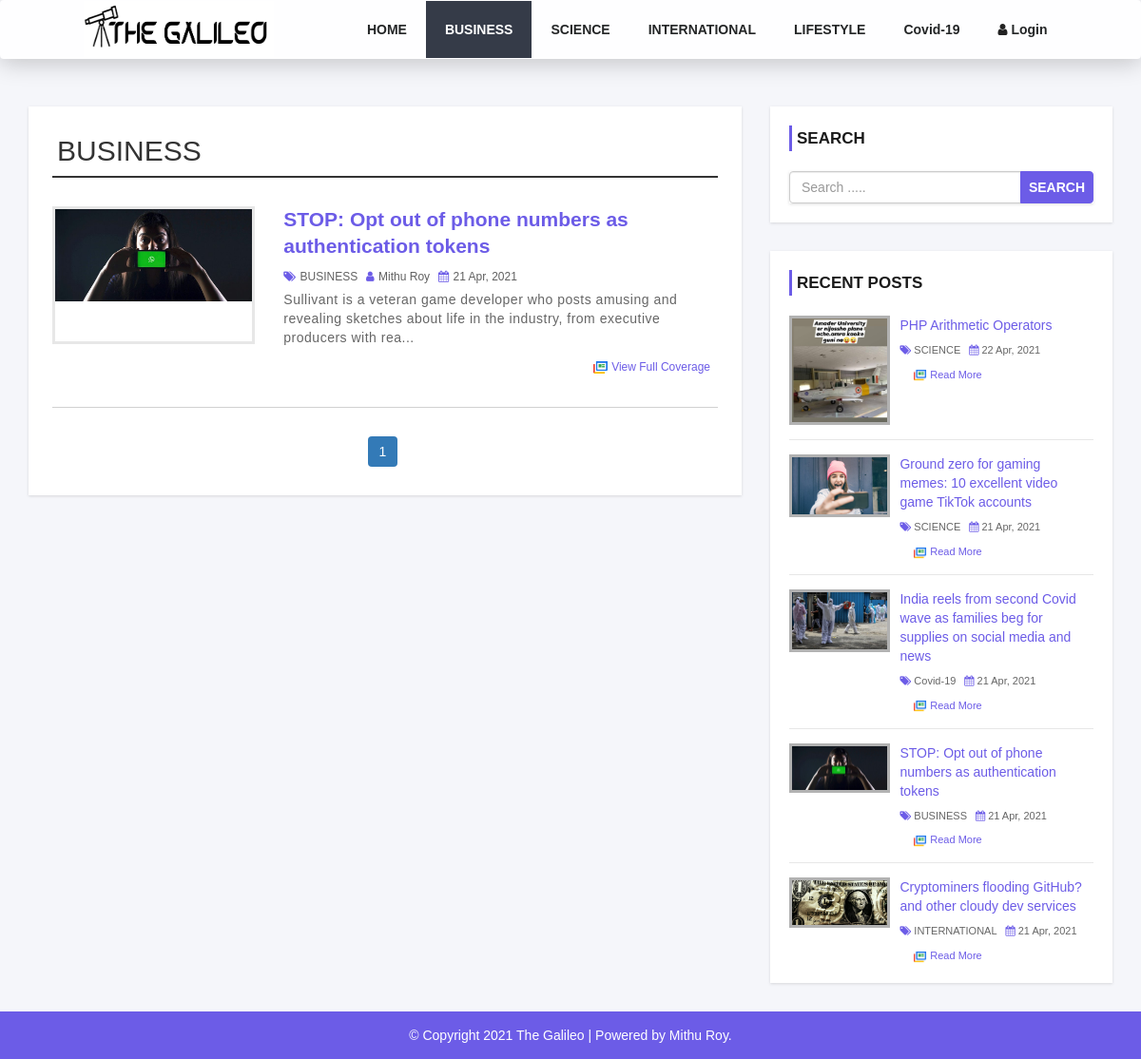
/category.php?cid=30, run on the app's committed database.
### tables this page shows
CREATE TABLE `settings` (
  `settings_id` int(11) NOT NULL,
  `web_logo` varchar(255) NOT NULL,
  `footer_description` varchar(255) NOT NULL
);

CREATE TABLE `category` (
  `category_id` int(11) NOT NULL,
  `category_name` varchar(100) NOT NULL,
  `post` int(11) NOT NULL DEFAULT 0
);

CREATE TABLE `post` (
  `post_id` int(11) NOT NULL,
  `title` varchar(100) NOT NULL,
  `description` text NOT NULL,
  `category` varchar(100) NOT NULL,
  `post_date` varchar(50) NOT NULL,
  `author` int(11) NOT NULL,
  `post_img` varchar(255) NOT NULL
);

CREATE TABLE `user` (
  `user_id` int(10) UNSIGNED NOT NULL,
  `first_name` varchar(30) NOT NULL,
  `last_name` varchar(30) NOT NULL,
  `username` varchar(30) DEFAULT NULL,
  `password` varchar(255) DEFAULT NULL,
  `role` int(11) NOT NULL
);

### category.php (the view, shortened to what this page needs)
<?php include 'news-header.php'; ?>
    <div id="main-content">
      <div class="container">
        <div class="row">
            <div class="col-md-8">
                <div class="post-container">
                    <?php
                        if(isset($_GET['cid'])){
                            $cat_id = $_GET['cid'];
                        }
                        $headingSql = "SELECT category_name FROM category WHERE category_id = {$cat_id};";
                        $headingResult = mysqli_query($conn, $headingSql) or die("Query Failed");
                        $headingRow = mysqli_fetch_assoc($headingResult);
                    ?>
                  <h2 class="page-heading"><?php echo $headingRow['category_name']; ?></h2>
                  <?php
                            $limit = 3;
                            if(isset($_GET['page'])){
                                $page = $_GET['page'];
                            }else{
                                $page = 1;
                            }
                            $offset = ($page - 1) * $limit;
                            $sql = "SELECT post.post_id, post.title, post.description, post.post_date,post.category,post.author,
                            post.post_img, category.category_name, user.username, user.first_name, user.last_name
                            FROM post
                            LEFT JOIN category ON post.category = category.category_id
                            LEFT JOIN user ON post.author = user.user_id
                            WHERE category = {$cat_id}
                            ORDER BY post.post_id DESC LIMIT {$offset}, {$limit}";
                            $result = mysqli_query($conn, $sql) or die("Query Failed News Report");
                            if(mysqli_num_rows($result) > 0 ){
                                while($row = mysqli_fetch_assoc($result)){
                        ?>
                    <div class="post-content">
                            <div class="row">
                                <div class="col-md-4">
                                    <a class="post-img" href="single.php?postId=<?php echo $row['post_id']; ?>"><img src="admin/upload/<?php echo $row['post_img']; ?>" alt=""/></a>
                                </div>
                                <div class="col-md-8">
                                    <div class="inner-content clearfix">
                                        <h3><a href='single.php?postId=<?php echo $row['post_id']; ?>'><?php echo $row['title']; ?></a></h3>
                                        <div class="post-information">
                                            <span>
                                                <i class="fa fa-tags" aria-hidden="true"></i>
                                                <a href='category.php?cid=<?php echo $row['category']; ?>'><?php echo $row['category_name']; ?></a>
                                            </span>
                                            <span>
                                                <i class="fa fa-user" aria-hidden="true"></i>
                                                <a href='author.php?auth=<?php echo $row['author']; ?>'><?php echo $row['first_name']. ' '; ?><?php echo $row['last_name']; ?></a>
                                            </span>
                                            <span>
                                                <i class="fa fa-calendar" aria-hidden="true"></i>
                                                <?php echo $row['post_date']; ?>
                                            </span>
                                        </div>
                                        <p class="description">
                                        <?php echo substr($row['description'],0,140)."..."; ?>
                                        </p>
                                        <a class='read-more pull-right' href='single.php?postId=<?php echo $row['post_id']; ?>'><img src="images/readmore.webp" alt="" id="fullcoverage"> View Full Coverage</a>
                                    </div>
                                </div>
                            </div>
                        </div>
                        <?php
                                }
                            }else{
                                echo "<h2>No Record Fund!</h>";
                            }
                        ?>
                        <?php
                            $queryForPage = "SELECT * FROM post WHERE category = {$cat_id};";
                            $pageResult = mysqli_query($conn, $queryForPage) or die("Query Failed");
                            if(mysqli_num_rows($pageResult) > 0){
                                $totalRecord = mysqli_num_rows($pageResult);
                                $totalPage = ceil($totalRecord/$limit);
                                echo '<ul class="pagination admin-pagination">';
                                for($i=1; $i<=$totalPage; $i++){
                                    if($i==$page){
                                        $active = "active";
                                    }
                                    else{
                                        $active ="";
                                    }
                                    echo '<li class="'.$active.'"><a href="category.php?cid='.$cat_id.'&page='. $i. ' "> '. $i. '</a></li>' ;
                                }
                                echo '</ul>';
                            }
                            ?>
                </div>
            </div>
            <?php include 'sidebar.php'; ?>
        </div>
      </div>
    </div>
<?php include 'footer.php'; ?>

### news-header.php (shortened to what this page needs)
<?php
 require("database.php");
?>
<!DOCTYPE html>
<html lang="en">
<head>
    <link rel="stylesheet" href="css/bootstrap.min.css" />
    <link rel="stylesheet" href="css/font-awesome.css">
    <link rel="stylesheet" href="css/style.css">
    <link rel="stylesheet" href="css/navbar-style.css" />
</head>
<body>
<header>
        <nav class="navbar">
        <?php
                $sql = "SELECT * FROM settings" ;
                $result = mysqli_query($conn, $sql) or die("Query Failed Settings");
                if(mysqli_num_rows($result) > 0 ){
                    while($row = mysqli_fetch_assoc($result)){
            ?>
            <div class="logo"><a href="index.php"><img  src="admin/images/<?php echo $row['web_logo']; ?>" height="150px"></a></div>
            <?php
            }
                }
            ?>
            <div class="navbar-links">
                <ul>
                <li><a href="index.php" class="" >HOME</a></li>
                    <?php
                        $cat_id = "";
                        if(isset($_GET['cid'])){
                            $cat_id = $_GET['cid'];
                        }
                        $categorySql = "SELECT * FROM category WHERE post>0";
                        $getResult = mysqli_query($conn, $categorySql) or die("Query Filed");;
                        if(mysqli_num_rows($getResult)>0){
                            while($row = mysqli_fetch_assoc($getResult)){
                    ?>
                    <li><a class="<?php if($cat_id == $row['category_id'] ){echo  "autoHover"; } else{echo "";}  ?>" href="category.php?cid=<?php echo $row['category_id']; ?>"><?php echo $row['category_name']; ?></a></li>
                    <?php
                       }
                    }
                    ?>
                    <li><a href="admin/index.php" class="admin-logout" ><i class='fa fa-user'></i> Login</a></li>
                </ul>
            </div>
        </nav>
    </header>

### sidebar.php
<div id="sidebar" class="col-md-4">
    <div class="search-box-container">
        <h4>Search</h4>
        <form class="search-post" action="search.php" method ="GET">
            <div class="input-group">
                <input type="text" name="search" class="form-control" placeholder="Search .....">
                <span class="input-group-btn">
                    <button type="submit" class="btn btn-danger">Search</button>
                </span>
            </div>
        </form>
    </div>
    <div class="recent-post-container">
        <h4>Recent Posts</h4>
        <?php
             $resentSqlPost = "SELECT post.post_id, post.title, post.description, post.post_date,post.category,
            post.post_img, category.category_id, category.category_name, user.username, user.first_name, user.last_name
             FROM post
            LEFT JOIN category ON post.category = category.category_id
            LEFT JOIN user ON post.author = user.user_id
            ORDER BY post.post_id DESC LIMIT 5";
            $result = mysqli_query($conn, $resentSqlPost) or die("Query Failed");
            if(mysqli_num_rows($result) > 0 ){
                while($row = mysqli_fetch_assoc($result)){
        ?>
        <div class="recent-post">
            <a class="post-img" href="single.php?postId=<?php echo $row['post_id']; ?>">
                <img src="admin/upload/<?php echo $row['post_img']; ?>" alt=""/>
            </a>
            <div class="post-content">
                <h5><a href="single.php?postId=<?php echo $row['post_id']; ?>"><?php echo $row['title']; ?></a></h5>
                <span>
                    <i class="fa fa-tags" aria-hidden="true"></i>
                    <a href="category.php?cid=<?php echo $row['category_id']; ?>"><?php echo $row['category_name']; ?></a>
                </span>
                <span>
                    <i class="fa fa-calendar" aria-hidden="true"></i>
                    <?php echo $row['post_date']; ?>
                </span>
                <a class="read-more" href="single.php?postId=<?php echo $row['post_id']; ?>"><img src="images/readmore.webp" alt="" id="fullcoverage">  read more</a>
            </div>
        </div>
        <?php
             }
        }else{
            echo "<h2>No Record Fund!</h>";
         }
        ?>
    </div>
</div>

### footer.php (shortened to what this page needs)
<div id ="footer">
    <div class="container">
        <div class="row">
            <div class="col-md-12">
                    <?php
                        $sql = "SELECT * FROM settings" ;
                        $result = mysqli_query($conn, $sql) or die("Query Failed Settings");
                        if(mysqli_num_rows($result) > 0 ){
                            while($row = mysqli_fetch_assoc($result)){
                    ?>
                    <span> <?php echo $row['footer_description']; ?></span>
                    <?php
                    }
                        }
                    ?>
            </div>
        </div>
    </div>
</div>
</body>
</html>

### css/style.css (style rules this page uses)
body { background: #f5f6fa; font-family: sans-serif,arial,Helvetica; }
a, a:hover, a:focus { text-decoration: none; outline: none; }
ul { margin:0; padding:0; list-style:none; }
h2.page-heading { margin: 5px 0 30px; padding: 0 5px 10px; border-bottom: 2px solid #333; }
form { background: #fff; padding: 25px; box-shadow:0 1px 3px rgba(0, 0, 0, 0.13); }
#main-content { padding: 30px 0; min-height: 750px; }
#main-content .post-container { background-color: #fff; padding: 25px; box-shadow: 0 1px 3px rgba(0, 0, 0, 0.13); }
#main-content .post-content { border-bottom: 1px solid #d1d1d1; padding: 0 0 30px; margin-bottom:30px; }
#main-content .post-content img { width: 100%; }
#main-content .post-content .inner-content img { width: 17px; height: 17px; }
#main-content .post-content .post-img { border: 3px solid #e7e7e7; display: block; height: 145px; overflow: hidden; transition: border .3s; }
#main-content .post-content h3 { font-size: 21px; line-height: 28px; font-weight: 600; margin: 0 0 7px; }
#main-content .post-content h3 a { color: #6c5ce7; transition:all 0.3s; }
#main-content .post-content .post-information span { color: #606060; font-size: 12px; text-transform: capitalize; margin: 0 5px 5px 0; display: inline-block; }
#main-content .post-content .post-information i { color: #6c5ce7; margin-right: 1px; }
#main-content .post-content .post-information a { color: #606060; text-decoration: none; }
#main-content .post-content p, #main-content .single-post p { color: #666; font-size: 14px; letter-spacing: 0.5px; margin:0 0 10px; }
#main-content .post-content a.read-more { color: #6c5ce7; background: transparent; font-size: 12px; text-transform: capitalize; padding: 3px 8px; transition: all 0.3s; }
.pagination { display: block; text-align: center; margin: 0; }
.pagination li { display:inline-block; margin: 0 5px 0 0; }
.pagination li a { border: none; background: #6c5ce7; color: #fff; }
i.fa { color:#222; }
#sidebar h4 { color: #1A1A1A; font-size: 17px; line-height: 27px; font-weight:600; text-transform: uppercase; padding: 0 0 0 5px; margin: 0 0 21px; border-left: 3px solid #6c5ce7; }
#sidebar .search-box-container { background-color: #fff; padding: 20px; margin: 0 0 30px; box-shadow: 0 1px 3px rgba(0, 0, 0, 0.13); }
#sidebar .search-post { padding: 0; }
#sidebar .search-post input { color: #606060; }
#sidebar .search-post .btn { font-weight: 600; text-transform: uppercase; padding: 6px 8px; background-color: #6c5ce7; border-color: #6c5ce7; color: #ffffff; outline: none; transition: all 0.3s; }
#sidebar .recent-post-container { padding: 20px; background: #fff; box-shadow: 0 1px 3px rgba(0, 0, 0, 0.13); }
#sidebar .recent-post { border-bottom: 1px solid #e7e7e7; padding: 0 0 15px; margin: 0 0 15px; }
#sidebar .recent-post:last-child { margin: 0; padding: 0; border: none; }
#sidebar .recent-post .post-img { display: inline-block; width: 33%; border: 3px solid rgba(0,0,0,0.3); vertical-align: top; transition: border .3s; }
#sidebar .recent-post .post-img img { width: 100%; }
#sidebar .recent-post .post-content { width: 65%; display: inline-block; border: none; padding: 0 0 0 7px; margin: 0; }
#sidebar .recent-post h5 { font-size: 14px; line-height: 20px; margin: 0 0 5px; }
#sidebar .recent-post h5 a { color: #6c5ce7; }
#sidebar .recent-post span { color: #666; font-size: 11px; display: inline-block; margin: 0 5px 10px 0; }
#sidebar .recent-post span a { color: #666; }
#sidebar .recent-post span i { color: #6c5ce7; }
#sidebar .recent-post a.read-more { color: #6c5ce7; background-color: rgba(0,0,0,0.09); background: transparent; width: 100px; font-size: 11px; text-align: center; padding: 0; display: block; transition: all 0.3s; }
#sidebar .recent-post a.read-more img { width: 15px; height: 15px; }
#footer { color: #fff; padding:15px 0; text-align:center; background-color:#6c5ce7; }

### data on the page
settings: web_logo (picture), footer_description "© Copyright 2021 The Galileo | Powered by Mithu Roy."
category: category_name "BUSINESS"
category: category_name "SCIENCE"
category: category_name "INTERNATIONAL"
category: category_name "LIFESTYLE"
category: category_name "Covid-19"
post: post_img (picture), title "STOP: Opt out of phone numbers as authentication tokens", category.category_name "BUSINESS", user.first_name "Mithu", user.last_name "Roy", post_date "21 Apr, 2021", description "Sullivant is a veteran game developer who posts amusing and revealing sketches about life in the industry, from executive producers with rea"
post: post_img (picture), title "PHP Arithmetic Operators", category.category_name "SCIENCE", post_date "22 Apr, 2021"
post: post_img (picture), title "Ground zero for gaming memes: 10 excellent video game TikTok accounts", category.category_name "SCIENCE", post_date "21 Apr, 2021"
post: post_img (picture), title "India reels from second Covid wave as families beg for supplies on social media and news", category.category_name "Covid-19", post_date "21 Apr, 2021"
post: post_img (picture), title "Cryptominers flooding GitHub?and other cloudy dev services", category.category_name "INTERNATIONAL", post_date "21 Apr, 2021"
